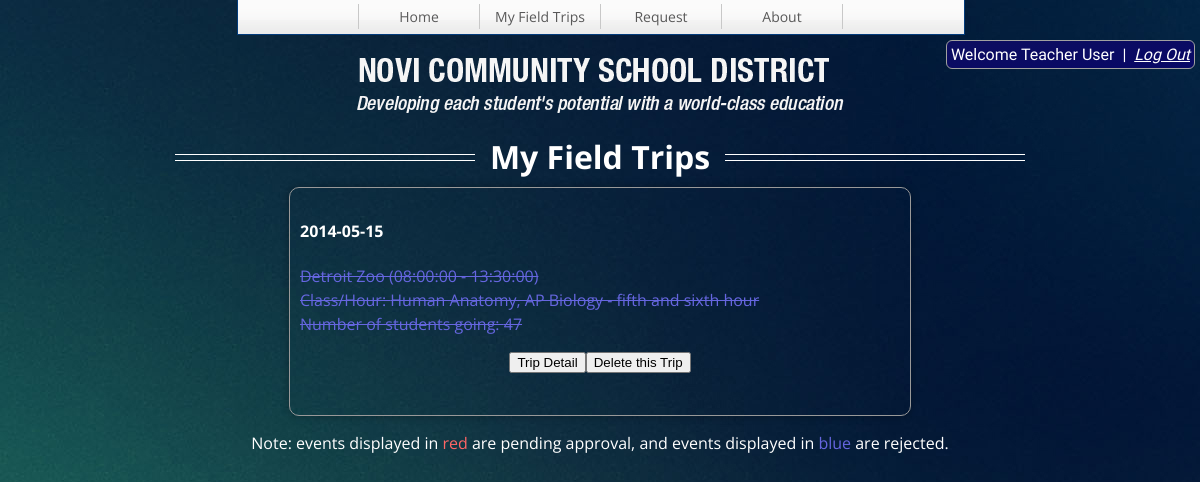
The page /teacher?page=fieldtrip (signed in) on the database its author committed.
### tables this page shows
CREATE TABLE IF NOT EXISTS `USER` (
  `userid` int(11) NOT NULL AUTO_INCREMENT,
  `username` varchar(40) NOT NULL,
  `password` varchar(40) NOT NULL,
  `privilege` int(1) NOT NULL,
  `name` varchar(30) NOT NULL,
  `email` varchar(40) NOT NULL,
  `lastLogin` timestamp NOT NULL,
  PRIMARY KEY (`userid`),
  KEY `userid` (`userid`)
);

CREATE TABLE IF NOT EXISTS `FIELD_TRIP` (
  `eventid` int(11) NOT NULL AUTO_INCREMENT,
  `userid` int(11) NOT NULL,
  `date` date NOT NULL,
  `startTime` time NOT NULL,
  `endTime` time NOT NULL,
  `destination` varchar(100) NOT NULL,
  `classhour` varchar(200) NOT NULL,
  `numstudent` int(10) NOT NULL,
  `cost` int(11) NOT NULL,
  `fund` varchar(50) DEFAULT NULL,
  `objective` varchar(1000) NOT NULL,
  `classactivities` varchar(1000) NOT NULL,
  `why` varchar(1000) NOT NULL,
  `followup` varchar(1000) NOT NULL,
  `approval` tinyint(1) NOT NULL DEFAULT '0',
  `comments` varchar(1000) DEFAULT NULL,
  `approvalDate` timestamp NULL DEFAULT NULL,
  `created` timestamp NOT NULL DEFAULT CURRENT_TIMESTAMP,
  PRIMARY KEY (`eventid`)
);

### classes/mysql.php (called while the page is built, shortened)
<?php
class mysql {
	private $conn;
	function __construct() {
		$this->conn = new mysqli(DB_SERVER, DB_USER, DB_PASSWORD, DB_NAME) or
					  die('There was a problem connecting to the database.');
	}
	function get_userinfo($username, $column){
		$result = $this->conn->query("SELECT * FROM USER WHERE username = '$username' LIMIT 1");
		if ($data = mysqli_fetch_array($result)){
			return $data[$column];
		}
		return 0;
	}
	function get_fieldtrips($userid){
		$result = $this->conn->query("SELECT * FROM FIELD_TRIP WHERE userid = '$userid'");
		$array = array();
		if ($data = mysqli_fetch_array($result)){
			$array[] = $data;
			while ($data = mysqli_fetch_array($result)){
				$array[] = $data;
			}
			return $array;
		}
		return 0;
	}
}

### teacherpages/fieldtrip.php (the view, shortened to what this page needs)
<center><h1><span>My Field Trips</span></h1></center>
<?php
$today = date(Y).'-'.date(m).'-'.date(d);
$array = $mysql->get_fieldtrips($userid);
$display = '<div id="list">';
if ($array != 0){
	for($row = 0; $row < count($array); $row++){
		if ($array[$row][date]>=$today){
			$display .= '<h4>'.$array[$row][date].'</h4>';
			$display .= '<p';
			if ($array[$row][approval]==-1){
				$display .= ' style="color:#6666E0; text-decoration:line-through;"';
			}
			$display .= '>'.$array[$row][destination];
			$display .= ' ('.$array[$row][startTime].' -';
			$display .= ' '.$array[$row][endTime].')';
			$display .= '<br>Class/Hour: '.$array[$row][classhour];
			$display .= '<br>Number of students going: '.$array[$row][numstudent];
			$display .= '<center><form style="display:inline-block;" method=post action="?page=detail&trip='.$array[$row][eventid].'"><input type=submit value="Trip Detail"></form>';
			if ($array[$row][approval]!=1){
				$display .= '<form style="display:inline-block;" method=post action="?page=deleted&trip='.$array[$row][eventid].'"><input type=submit value="Delete this Trip"></form>';
			}
			$display .= '</center>';
			$display .='</p>';
		}
	}
}
$display .= '</div>';
echo $display;
?>
<center><p>Note: events displayed in <a style=color:#FF6666;>red</a> are pending approval, and events displayed in <a style=color:#6666E0;>blue</a> are rejected.</p></center>

### teacherpages/header.php
<div id="logout">
<?php echo "Welcome $name&nbsp&nbsp|&nbsp&nbsp";?>
<a href="login.php?status=logout" class = "logout">Log Out</a>
</div>
<div id="nav">
<div class="links">
<ul>
<center>
<li><a></a></li>
<li><a href="?page=index">Home</a></li>
<li><a href="?page=fieldtrip">My Field Trips</a></li>
<li><a href="?page=request">Request</a></li>
<li><a href="?page=about">About</a></li>
</center>
</ul>
</div>
</div>
<div id="logo">
<center><img src="images/title_main.png" width="487" height="55" /></center>
</div>

### css/user.css (style rules this page uses)
html { font-family: "Open Sans", helvetica, sans-serif; color: white; background: #FFFFFF url(../images/background.jpg) no-repeat; background-attachment: fixed; }
h1 { line-height: 0.5; text-align: center; }
h1 span { display: inline-block; position: relative; }
h1 span:before, h1 span:after { content: ""; position: absolute; height: 5px; border-bottom: 1px solid white; border-top: 1px solid white; top: 5; width: 300px; }
h1 span:before { right: 100%; margin-right: 15px; }
h1 span:after { left: 100%; margin-left: 15px; }
#logo { top:50px; height: 120px; margin-bottom:1px; position: relative; z-index: -5; }
#logout { background: linear-gradient(to bottom right, #0d0e60, #080866); font-family: "Raleway", sans-serif; border: 1.5px solid #a1a1a1; border-radius: 6px; padding: 4px; position: absolute; right:5px; top:40px; }
#logout a { font-style: italic; color:#FFFFFF; }
#nav { width: 726px; height: 34px; position: absolute; top: -1px; left: 50%; margin-left: -363px; background: transparent url(../images/navtile.png) repeat-x; border-style:solid; border-width:1px; border-color:#033c7c; text-align: center; }
#nav ul { float: right; text-align:left; list-style: none; width: 726px; margin: auto; padding: 0; display: inline; }
#nav ul li { display: inline; margin: 0; padding: 0; }
#nav ul li a { display: block; float: left; width: 120px; height: 18px; margin: 4px 0 1px; padding-top: 3px; padding-bottom: 4px; border-right: 1px solid #c8c8c8; text-align: center; font-size: 14px; color: #595959; text-decoration: none; }
#list { margin:auto; position:relative; width:600px; height:auto; line-height: 24px; -webkit-border-radius: 10px; -moz-border-radius: 10px; border-radius: 10px; padding:10px; border: 1px solid #999; border: inset 1px solid #333; -webkit-box-shadow: 0px 0px 8px rgba(0, 0, 0, 0.3); -moz-box-shadow: 0px 0px 8px rgba(0, 0, 0, 0.3); box-shadow: 0px 0px 8px rgba(0, 0, 0, 0.3); }

### rows shown on the page
user: name "Teacher User"
field_trip: date "2014-05-15", date "Detroit Zoo (08:00:00 - 13:30:00)", classhour "Human Anatomy, AP Biology - fifth and sixth hour", numstudent "47"
